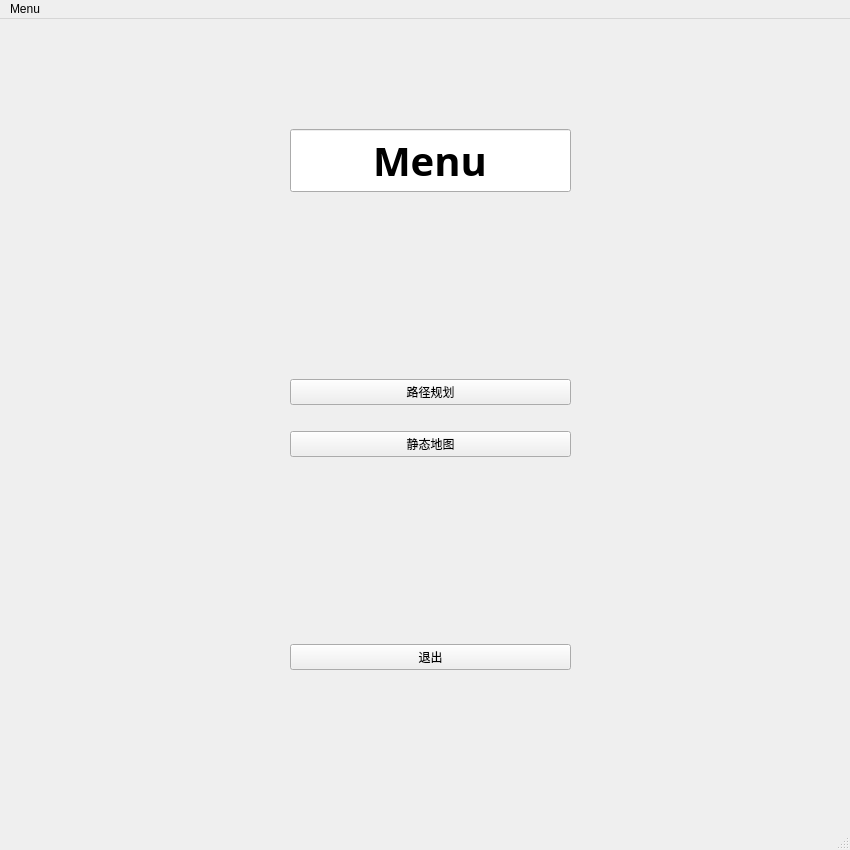
<?xml version="1.0" encoding="UTF-8"?>
<ui version="4.0">
 <class>MainWindow</class>
 <widget class="QMainWindow" name="MainWindow">
  <property name="geometry">
   <rect>
    <x>0</x>
    <y>0</y>
    <width>850</width>
    <height>850</height>
   </rect>
  </property>
  <property name="windowTitle">
   <string>MainWindow</string>
  </property>
  <widget class="QWidget" name="centralwidget">
   <widget class="QWidget" name="verticalLayoutWidget">
    <property name="geometry">
     <rect>
      <x>250</x>
      <y>70</y>
      <width>361</width>
      <height>601</height>
     </rect>
    </property>
    <layout class="QGridLayout" name="gridLayout">
     <item row="7" column="2">
      <widget class="QPushButton" name="pushButton_m">
       <property name="text">
        <string>静态地图</string>
       </property>
      </widget>
     </item>
     <item row="4" column="3">
      <spacer name="verticalSpacer_7">
       <property name="orientation">
        <enum>Qt::Vertical</enum>
       </property>
       <property name="sizeHint" stdset="0">
        <size>
         <width>20</width>
         <height>40</height>
        </size>
       </property>
      </spacer>
     </item>
     <item row="2" column="2">
      <spacer name="horizontalSpacer_3">
       <property name="orientation">
        <enum>Qt::Horizontal</enum>
       </property>
       <property name="sizeHint" stdset="0">
        <size>
         <width>40</width>
         <height>20</height>
        </size>
       </property>
      </spacer>
     </item>
     <item row="4" column="1">
      <spacer name="verticalSpacer_6">
       <property name="orientation">
        <enum>Qt::Vertical</enum>
       </property>
       <property name="sizeHint" stdset="0">
        <size>
         <width>20</width>
         <height>40</height>
        </size>
       </property>
      </spacer>
     </item>
     <item row="4" column="2">
      <spacer name="verticalSpacer">
       <property name="orientation">
        <enum>Qt::Vertical</enum>
       </property>
       <property name="sizeHint" stdset="0">
        <size>
         <width>20</width>
         <height>40</height>
        </size>
       </property>
      </spacer>
     </item>
     <item row="5" column="2">
      <widget class="QPushButton" name="pushButton_r">
       <property name="text">
        <string>路径规划</string>
       </property>
      </widget>
     </item>
     <item row="1" column="2">
      <spacer name="horizontalSpacer">
       <property name="orientation">
        <enum>Qt::Horizontal</enum>
       </property>
       <property name="sizeHint" stdset="0">
        <size>
         <width>40</width>
         <height>20</height>
        </size>
       </property>
      </spacer>
     </item>
     <item row="8" column="2">
      <spacer name="verticalSpacer_3">
       <property name="orientation">
        <enum>Qt::Vertical</enum>
       </property>
       <property name="sizeHint" stdset="0">
        <size>
         <width>20</width>
         <height>40</height>
        </size>
       </property>
      </spacer>
     </item>
     <item row="4" column="0">
      <spacer name="verticalSpacer_5">
       <property name="orientation">
        <enum>Qt::Vertical</enum>
       </property>
       <property name="sizeHint" stdset="0">
        <size>
         <width>20</width>
         <height>40</height>
        </size>
       </property>
      </spacer>
     </item>
     <item row="9" column="2">
      <widget class="QPushButton" name="pushButton_quit">
       <property name="text">
        <string>退出</string>
       </property>
      </widget>
     </item>
     <item row="6" column="2">
      <spacer name="horizontalSpacer_2">
       <property name="orientation">
        <enum>Qt::Horizontal</enum>
       </property>
       <property name="sizeHint" stdset="0">
        <size>
         <width>40</width>
         <height>20</height>
        </size>
       </property>
      </spacer>
     </item>
     <item row="3" column="2">
      <widget class="QLineEdit" name="lineEdit">
       <property name="sizePolicy">
        <sizepolicy hsizetype="Ignored" vsizetype="Fixed">
         <horstretch>0</horstretch>
         <verstretch>0</verstretch>
        </sizepolicy>
       </property>
       <property name="font">
        <font>
         <family>Adobe 宋体 Std L</family>
         <pointsize>30</pointsize>
         <weight>75</weight>
         <bold>true</bold>
        </font>
       </property>
       <property name="text">
        <string>Menu</string>
       </property>
       <property name="alignment">
        <set>Qt::AlignCenter</set>
       </property>
      </widget>
     </item>
     <item row="4" column="4">
      <spacer name="verticalSpacer_4">
       <property name="orientation">
        <enum>Qt::Vertical</enum>
       </property>
       <property name="sizeHint" stdset="0">
        <size>
         <width>20</width>
         <height>40</height>
        </size>
       </property>
      </spacer>
     </item>
     <item row="10" column="2">
      <spacer name="horizontalSpacer_4">
       <property name="orientation">
        <enum>Qt::Horizontal</enum>
       </property>
       <property name="sizeHint" stdset="0">
        <size>
         <width>40</width>
         <height>20</height>
        </size>
       </property>
      </spacer>
     </item>
    </layout>
   </widget>
  </widget>
  <widget class="QMenuBar" name="menubar">
   <property name="geometry">
    <rect>
     <x>0</x>
     <y>0</y>
     <width>850</width>
     <height>26</height>
    </rect>
   </property>
   <widget class="QMenu" name="menuMenu">
    <property name="title">
     <string>Menu</string>
    </property>
   </widget>
   <addaction name="menuMenu"/>
  </widget>
  <widget class="QStatusBar" name="statusbar"/>
 </widget>
 <resources/>
 <connections/>
</ui>
